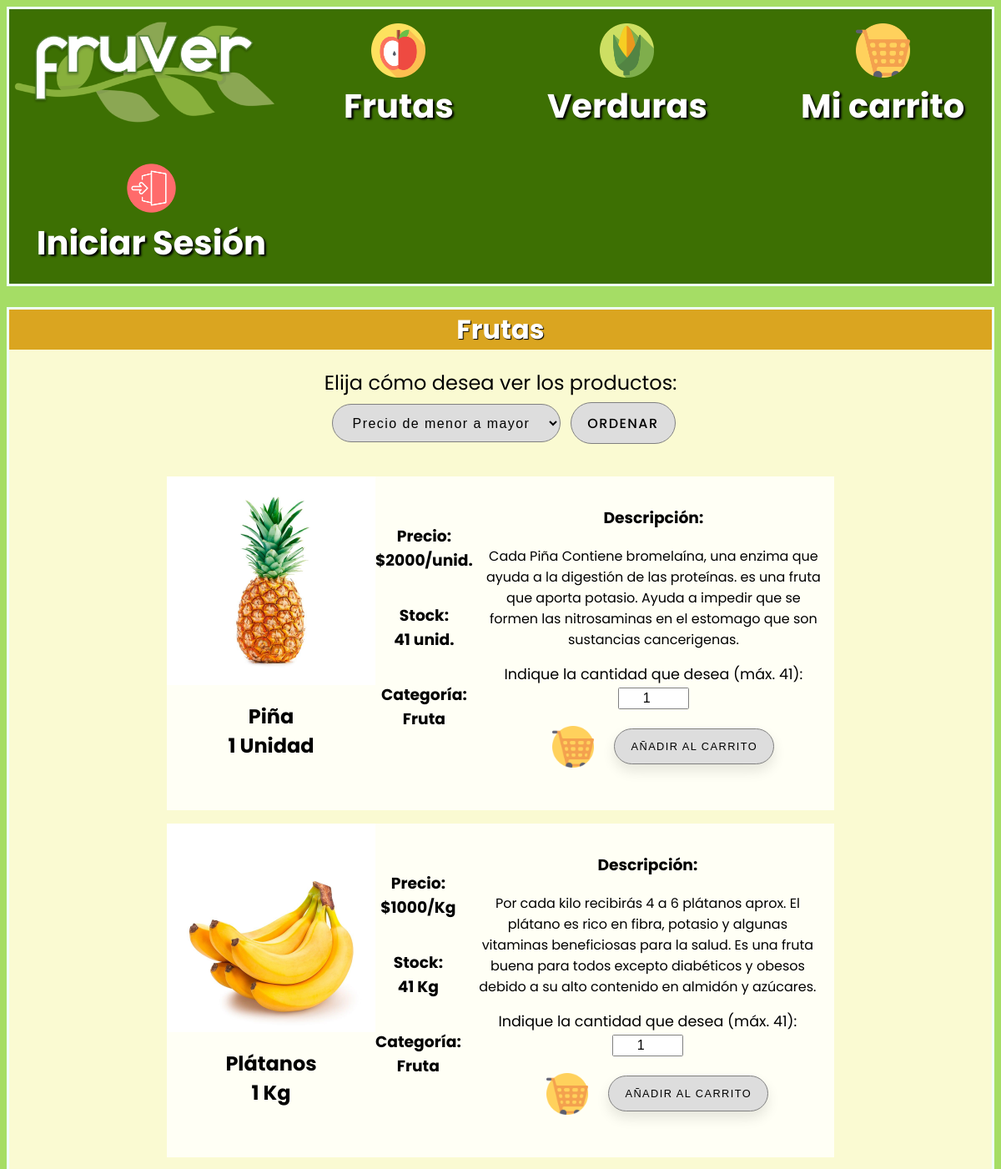
The page /pedidos/frutas/ (upper part) on the database as committed earlier.
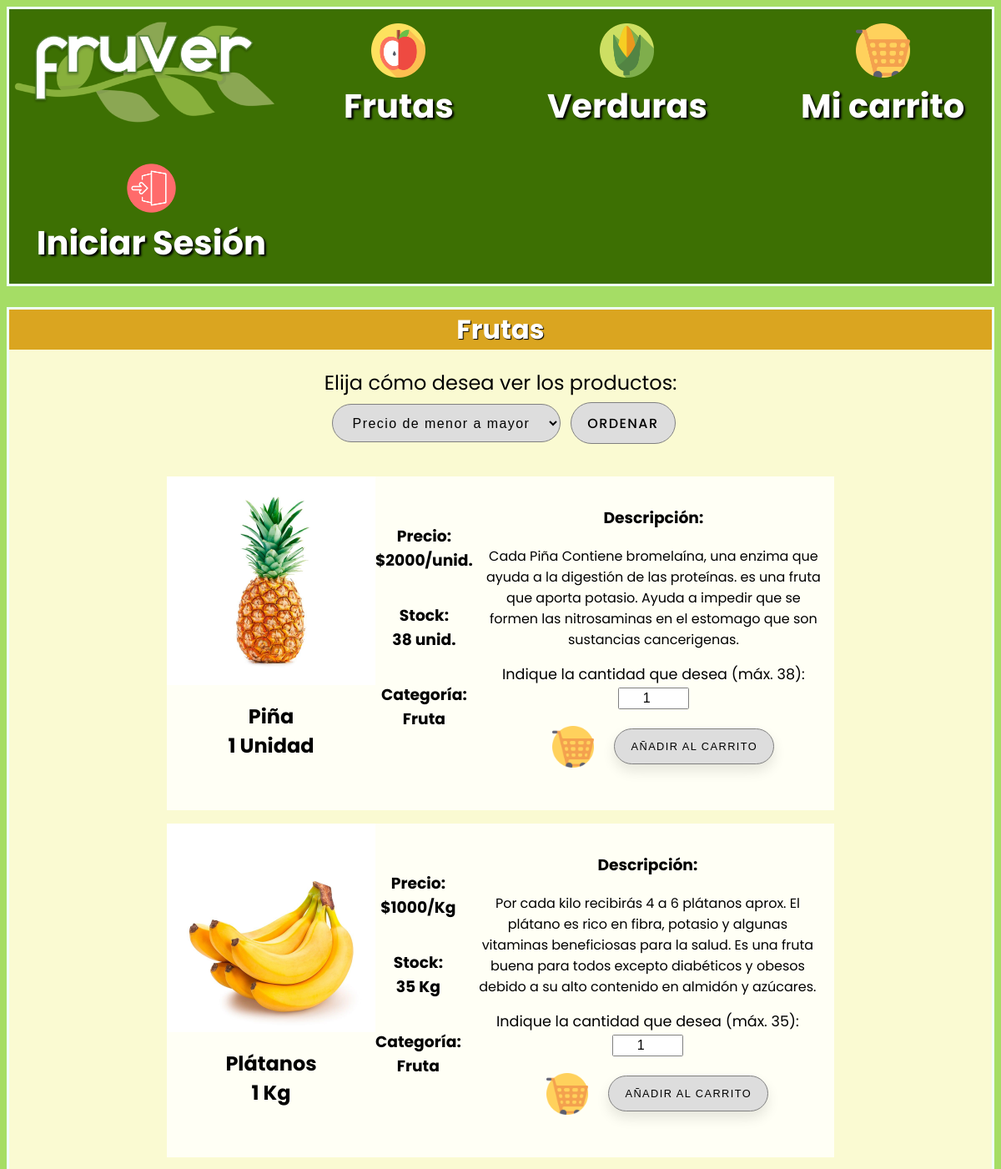
The same page on the database as committed later.
### Productos/models.py (models this page shows, shortened)
class Producto(models.Model):
    nombre_producto = models.CharField(max_length=30)
    tipo_producto = models.CharField(max_length=20)
    precio_producto = models.IntegerField(default=0)
    modo_venta = models.CharField(max_length=30)
    stock_producto = models.IntegerField(default=0)
    descripcion_producto = models.TextField(max_length=350)
    imagen_producto = models.ImageField(null=True, blank=True)

### Pedidos/views.py (the view)
# urls.py: path('frutas/', views.frutas, name='fruver-frutas'), #Sección de frutas a la venta
def frutas(request):
    frutas = Producto.objects.filter(tipo_producto='Fruta')
    context = {'frutas': frutas}
    return render(request, 'Pedidos/frutas.html', context)

### Pedidos/context_processor.py (called while the page is built)
def total_pedido(request):
    total = 0
    if request.user.is_authenticated:
        if "carrito" in request.session.keys():
            for key, value in request.session["carrito"].items():
                total += int(value["subtotal"])
    return {"total_pedido": total}

### Pedidos/templates/Pedidos/frutas.html (shortened to what this page needs)
{% extends "Home/base.html" %}
{% load static %}
{% block stylesheet %}
<link rel="stylesheet" href="{% static 'Pedidos/styles/frutas.css' %}">
{% endblock stylesheet %}
{% block content %}
    <h1>Frutas</h1>
    <section class="combobox" >
        <label for="ordenar">Elija cómo desea ver los productos:</label><br>
        <form action="{% url 'fruver-filtrarfrutas' %}" method="POST">
            <select name="ordenar" id="ordenar">
                <option value="precio_producto">Precio de menor a mayor</option>
            </select>
            <button type="submit" class="order">Ordenar</button>
        </form><br>
    </section>
    <section class="productoss" >
        {% for fruta in frutas %}
            <div class="producto">
                <div class="box1">
                    <img src="{{fruta.imagen_producto.url}}" alt={{fruta.nombre_producto}} width="250" height="250">
                    <h2>{{fruta.nombre_producto}}<br>1 {{fruta.modo_venta}}</h2>
                </div>
                <div class="box2">
                    <h3>Precio:<br>${{fruta.precio_producto}}{% if fruta.modo_venta == 'Kg'%}/Kg{% elif fruta.modo_venta == 'Unidad'%}/unid.{% endif %}</h3>
                    {% if fruta.stock_producto == 0 %}
                        <h3 style="color: firebrick">Sin Stock</h3>
                    {% elif fruta.stock_producto > 0 %}
                        <h3>Stock:<br>{{fruta.stock_producto}} {% if fruta.modo_venta == 'Kg'%}Kg{% elif fruta.modo_venta == 'Unidad'%}unid.{% endif %}</h3>
                    {% endif %}
                    <h3>Categoría:<br>{{fruta.tipo_producto}}</h3>
                </div>
                <div class="box3">
                    <h3>Descripción:</h3>
                    <p>{{fruta.descripcion_producto}}</p>
                    <form action="{% url 'fruver-agregarproducto' fruta.id %}" method="POST">
                        <label class="cantidad" for="cantidad">Indique la cantidad que desea (máx. {{fruta.stock_producto}}):</label><br>
                        <input type="number" name="cantidad" id="cantidad" value="1" min="1" max={{fruta.stock_producto}} width="1"><br>
                        <div class="shoppingcart">
                            <img src="{% static 'Home/images/navbar/cart.png' %}" alt="Carrito de compras" width="50" height="50" style="margin:1rem 1.5rem;">
                            <button type="submit" class="addcart">Añadir al carrito</button>
                        </div>
                    </form>
                </div>
            </div>
        {% endfor %}
    </section>
{% endblock content %}

Rows that differ between the two databases and show on the page:
changed Producto "Piña": stock_producto "41" → "38"
changed Producto "Plátanos": stock_producto "41" → "35"
